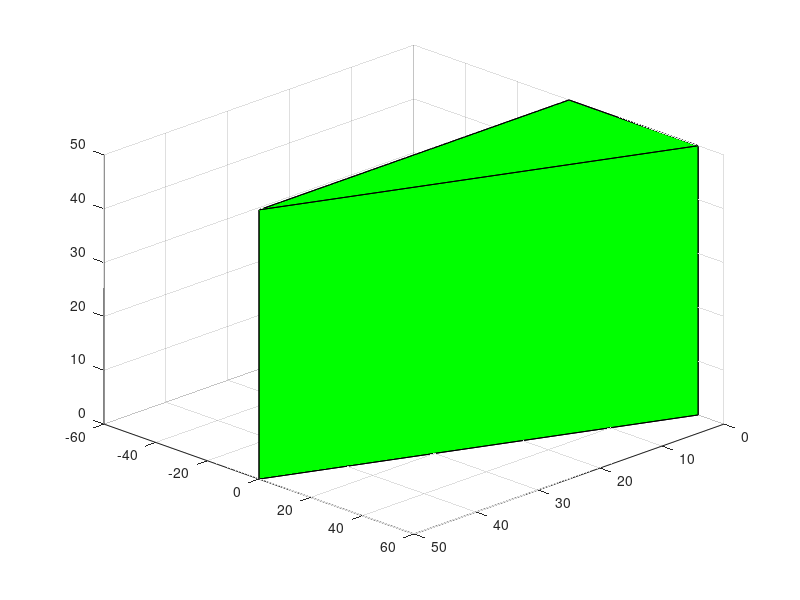

The MATLAB script that drew this image: (Note: this script raises an error after producing the figure.)
clc;
close all;
clear;

grid on;
v=[0 -50 0;
    0 50 0;
    50 0 0;
    0 0 50;
    50 0 50;
    0 50 50;];       
f= [1 2 3 1;1 2 6 4;2 3 5 6;1 3 5 4;4 5 6 4];  
patch('Faces',f,'Vertices',v,'FaceColor','g');  
view(135,30)  
alpha(0.5)
  
 